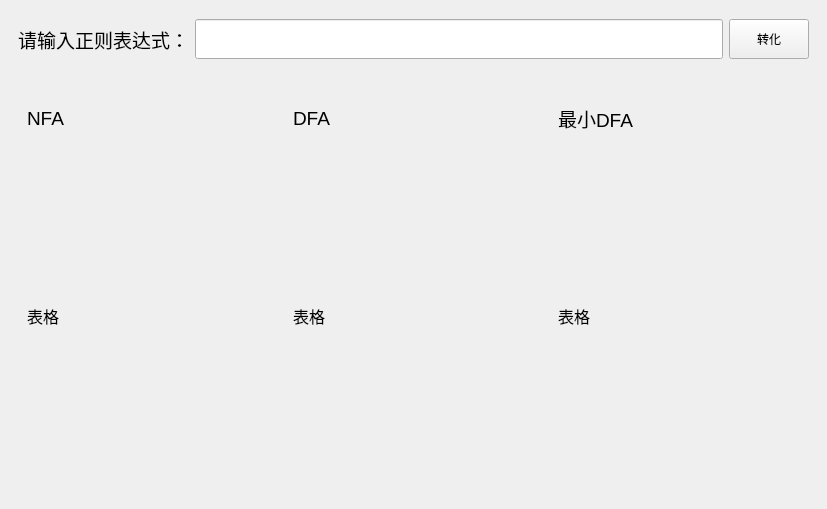
<?xml version="1.0" encoding="UTF-8"?>
<ui version="4.0">
 <class>MainWindow</class>
 <widget class="QMainWindow" name="MainWindow">
  <property name="geometry">
   <rect>
    <x>0</x>
    <y>0</y>
    <width>827</width>
    <height>509</height>
   </rect>
  </property>
  <property name="windowTitle">
   <string>MainWindow</string>
  </property>
  <widget class="QWidget" name="centralwidget">
   <layout class="QVBoxLayout" name="verticalLayout">
    <item>
     <widget class="QWidget" name="Input" native="true">
      <property name="maximumSize">
       <size>
        <width>16777215</width>
        <height>60</height>
       </size>
      </property>
      <layout class="QHBoxLayout" name="horizontalLayout">
       <item>
        <widget class="QLabel" name="label">
         <property name="font">
          <font>
           <pointsize>14</pointsize>
          </font>
         </property>
         <property name="text">
          <string>请输入正则表达式：</string>
         </property>
        </widget>
       </item>
       <item>
        <widget class="QLineEdit" name="lineEdit">
         <property name="minimumSize">
          <size>
           <width>0</width>
           <height>40</height>
          </size>
         </property>
        </widget>
       </item>
       <item>
        <widget class="QPushButton" name="btn">
         <property name="minimumSize">
          <size>
           <width>0</width>
           <height>40</height>
          </size>
         </property>
         <property name="text">
          <string>转化</string>
         </property>
        </widget>
       </item>
      </layout>
     </widget>
    </item>
    <item>
     <widget class="QWidget" name="widget" native="true">
      <layout class="QHBoxLayout" name="horizontalLayout_2">
       <item>
        <widget class="QWidget" name="Output1" native="true">
         <layout class="QGridLayout" name="gridLayout">
          <item row="0" column="0">
           <widget class="QLabel" name="NFA_Label">
            <property name="maximumSize">
             <size>
              <width>16777215</width>
              <height>50</height>
             </size>
            </property>
            <property name="font">
             <font>
              <pointsize>14</pointsize>
             </font>
            </property>
            <property name="text">
             <string>NFA</string>
            </property>
           </widget>
          </item>
          <item row="1" column="0">
           <widget class="QLabel" name="NFA_Table">
            <property name="font">
             <font>
              <pointsize>12</pointsize>
             </font>
            </property>
            <property name="text">
             <string>表格</string>
            </property>
           </widget>
          </item>
         </layout>
        </widget>
       </item>
       <item>
        <widget class="QWidget" name="Output2" native="true">
         <layout class="QGridLayout" name="gridLayout_2">
          <item row="0" column="0">
           <widget class="QLabel" name="DFA_Label">
            <property name="maximumSize">
             <size>
              <width>16777215</width>
              <height>50</height>
             </size>
            </property>
            <property name="font">
             <font>
              <pointsize>14</pointsize>
             </font>
            </property>
            <property name="text">
             <string>DFA</string>
            </property>
           </widget>
          </item>
          <item row="1" column="0">
           <widget class="QLabel" name="DFA_Table">
            <property name="font">
             <font>
              <pointsize>12</pointsize>
             </font>
            </property>
            <property name="text">
             <string>表格</string>
            </property>
           </widget>
          </item>
         </layout>
        </widget>
       </item>
       <item>
        <widget class="QWidget" name="Output3" native="true">
         <layout class="QGridLayout" name="gridLayout_3">
          <item row="0" column="0">
           <widget class="QLabel" name="minDFA_Label_3">
            <property name="maximumSize">
             <size>
              <width>16777215</width>
              <height>50</height>
             </size>
            </property>
            <property name="font">
             <font>
              <pointsize>14</pointsize>
             </font>
            </property>
            <property name="text">
             <string>最小DFA</string>
            </property>
           </widget>
          </item>
          <item row="1" column="0">
           <widget class="QLabel" name="minDFA_Table">
            <property name="font">
             <font>
              <pointsize>12</pointsize>
             </font>
            </property>
            <property name="text">
             <string>表格</string>
            </property>
           </widget>
          </item>
         </layout>
        </widget>
       </item>
      </layout>
     </widget>
    </item>
   </layout>
  </widget>
 </widget>
 <resources/>
 <connections/>
</ui>
